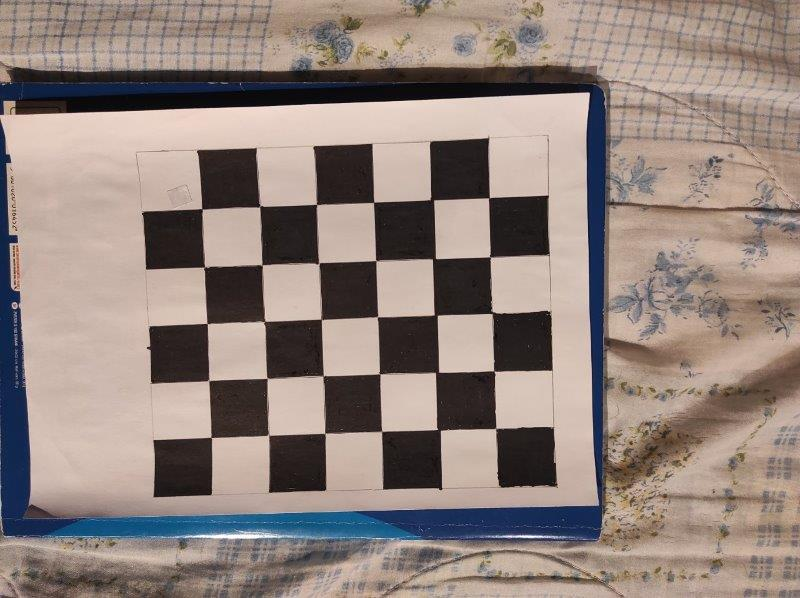
#> input picture Images/image_perso_damier/img1.jpg, 800 x 598 px; its folder holds 5 pictures in this run
$ python 'Modélisation_images_perso.py'
#> lines starting #> are read from the running program, lines starting #| are printed output that depends on the picture; after the words box and inside, x2 and y2 are one past the last pixel; in counts of white or black regions, pixels touching at a corner belong together
# -*- coding: utf-8 -*-
"""
Created on 2 Dec 2020

@author: chatoux
"""

import numpy as np
import cv2 as cv
from matplotlib import pyplot as plt
from scipy import ndimage
import glob


def CameraCalibration():
    '''
    criteria correspond au critère de fin d'itérations: les itérations de l'algorithme s'arrêtent.
    cv.TERM_CRITERIA_EPS: arrête l'algorithme si la précision (EPSilon) est atteinte.
    cv.TERM_CRITERIA_MAX_ITER : arrête les itérations lorsqu'elles sont faites cv.TERM_CRITERIA_MAX_ITER fois.
    cv.TERM_CRITERIA_EPS + cv.TERM_CRITERIA_MAX_ITER : arrête les itérations si au moins une des deux conditions est atteinte.
    MAX_ITER = 30
    EPS = 0.001
    '''
    criteria = (cv.TERM_CRITERIA_EPS + cv.TERM_CRITERIA_MAX_ITER, 30, 0.001)
    # prepare object points, like (0,0,0), (1,0,0), (2,0,0) ....,(6,5,0)
    ############ to adapt ##########################FAIT
    #objp = np.zeros((6*7, 3), np.float32)
    objp = np.zeros((5*6, 3), np.float32)
    objp[:, :2] = np.mgrid[0:6, 0:5].T.reshape(-1, 2)
    # On donne la taille d'un carré du damier en mm
    objp[:, :2] *= 30
    #################################################
    #tableaux où seront sotckés les points 3d (de notre objet) et 2d (image) à partir de toutes les images
    objpoints = []  # les points 3d dans le monde réel
    imgpoints = []  # les points 2d de l'image
    ############ to adapt ########################## FAIT
    #images = glob.glob('Images/chess/*.jpg')
    images = glob.glob('Images/image_perso_damier/*.jpg')
    #################################################
    for fname in images:
        #img = cv.imread(fname)
        img = cv.pyrDown(cv.imread(fname))
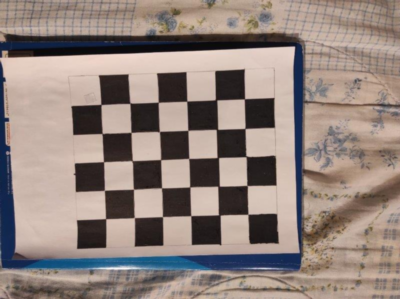
#> img: shape (299, 400, 3); mean B, G, R 124.4, 130.8, 145.2
        gray = cv.cvtColor(img, cv.COLOR_BGR2GRAY)
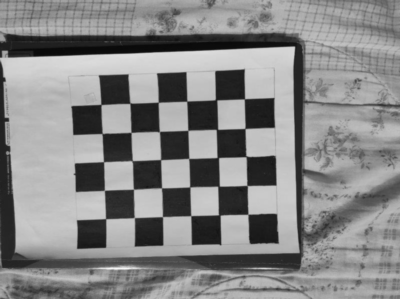
#> gray: shape (299, 400); min 9, max 246, mean 134.4
        # Trouver les coins du damier
        ############ to adapt ########################## FAIT
        ret, corners = cv.findChessboardCorners(gray, (6, 5), None)
#> ret = True; corners = 30 rows, first 8: [247.9, 214.3], [219.5, 215.2], [190.8, 215.6], [162.4, 216.6], [134.3, 217.5], [105.6, 218.6], [247.1, 185.5], [218.5, 186.2]
        #################################################
        print(ret)
#| True
        # Si un coin est trouvé, on ajoute "object points" et "image points"
        if ret == True:
            objpoints.append(objp)
            corners2 = cv.cornerSubPix(gray, corners, (11, 11), (-1, -1), criteria)
#> corners2 = 30 rows, first 8: [247.9, 214.3], [219.3, 215], [190.8, 215.6], [162.5, 216.6], [134.3, 217.7], [105.6, 218.7], [247.2, 185.5], [218.5, 186.2]
            imgpoints.append(corners)
            # Tracer et afficher les coins
            ############ to adapt ########################## FAIT
            cv.drawChessboardCorners(img, (6, 5), corners2, ret)
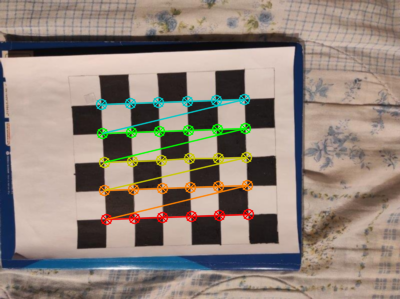
#> img: shape (299, 400, 3); 5.19% of pixels changed, all inside (x1, y1, x2, y2) = (95, 93, 255, 226)
            #################################################
            cv.namedWindow('img', 0)
            cv.imshow('img', img)
            cv.waitKey(1000)
#> pass 2 of the loop in CameraCalibration, `for fname in images:`:
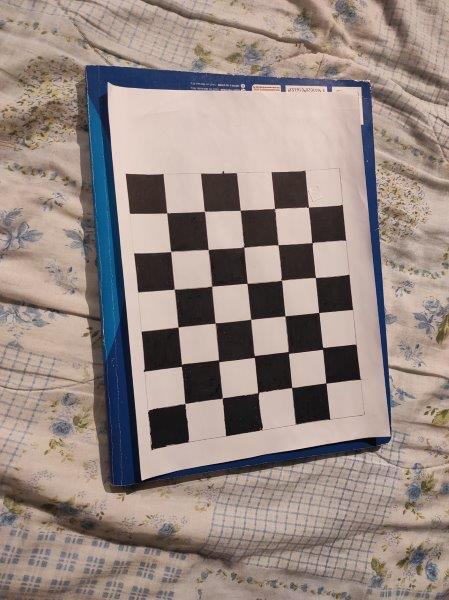
#> input picture Images/image_perso_damier/img10.jpg, 449 x 600 px
#> in CameraCalibration, `gray = cv.cvtColor(img, cv.COLOR_BGR2GRAY)`:
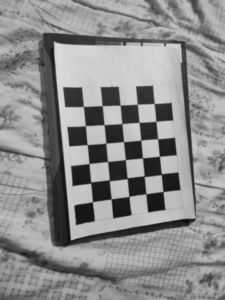
#> gray: shape (300, 225); min 8, max 217, mean 140.5
#> corners = 30 rows, first 8: [92.37, 201.6], [90.8, 182.4], [88.98, 163.5], [87.08, 144.7], [85.18, 125.6], [83.39, 106.5], [111, 199], [109.1, 180.1]
#| True
#> corners2 = 30 rows, first 8: [92.38, 201.7], [90.72, 182.6], [88.97, 163.5], [87.18, 144.6], [85.33, 125.7], [83.41, 106.5], [111.2, 198.9], [109.3, 180.4]
#> in CameraCalibration, `cv.drawChessboardCorners(img, (6, 5), corners2, ret)`:
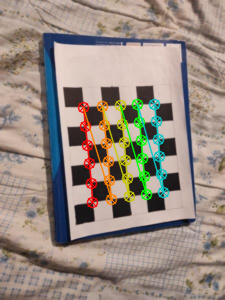
#> img: shape (300, 225, 3); mean B, G, R 128.4, 138.8, 151.6
#> pass 3 of the loop in CameraCalibration, `for fname in images:`:
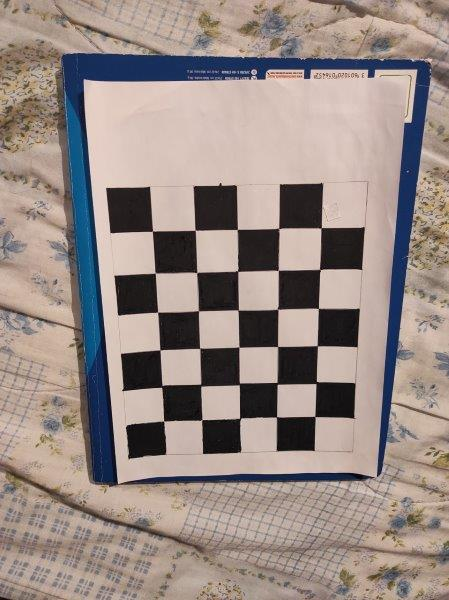
#> input picture Images/image_perso_damier/img11.jpg, 449 x 600 px
#> in CameraCalibration, `gray = cv.cvtColor(img, cv.COLOR_BGR2GRAY)`:
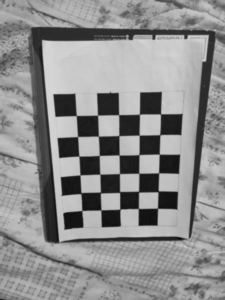
#> gray: shape (300, 225); min 11, max 214, mean 141.6
#> corners = 30 rows, first 8: [81.85, 210.5], [80.81, 193.2], [79.95, 175], [78.78, 156.2], [77.55, 136.5], [76.31, 115.6], [100.8, 210], [100.4, 192.6]
#| True
#> corners2 = 30 rows, first 8: [81.77, 210.5], [80.91, 193], [79.92, 174.8], [78.82, 156.1], [77.56, 136.5], [76.25, 115.6], [100.9, 209.9], [100.4, 192.6]
#> in CameraCalibration, `cv.drawChessboardCorners(img, (6, 5), corners2, ret)`:
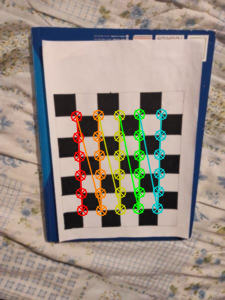
#> img: shape (300, 225, 3); mean B, G, R 130.3, 140.5, 152.3
#> the loop made 5 passes; the first 3 are shown
    cv.destroyAllWindows()

    # On réalise la calibration de la caméra à partir des "object points" et "image points"
    ret, mtx, dist, rvecs, tvecs = cv.calibrateCamera(objpoints, imgpoints, gray.shape[::-1], None, None)
    print('camraMatrix\n',mtx)
    print('dist\n',dist)

    ############ to adapt ##########################FAIT
    img = cv.pyrDown(cv.imread('Images/image_perso_damier/img1.jpg'))
    #################################################
    h, w = img.shape[:2]
#> h = 299; w = 400
    newcameramtx, roi = cv.getOptimalNewCameraMatrix(mtx, dist, (w, h), 1, (w, h))
    print('newcameramtx\n',newcameramtx)

    # Corriger les distorstions
    mapx, mapy = cv.initUndistortRectifyMap(mtx, dist, None, newcameramtx, (w, h), 5)
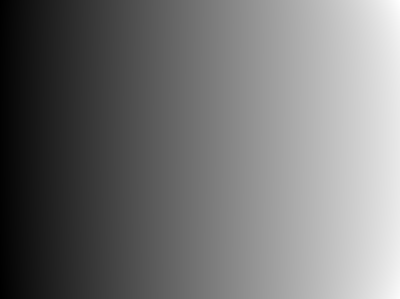
#> mapx: shape (299, 400) float32; min -3.77, max 334.5, mean 152.2; drawn with min black and max white
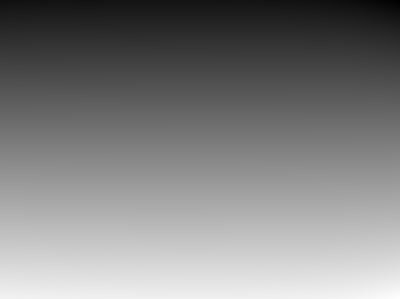
#> mapy: shape (299, 400) float32; min -26.35, max 318.1, mean 148.1; drawn with min black and max white
    dst = cv.remap(img, mapx, mapy, cv.INTER_LINEAR)
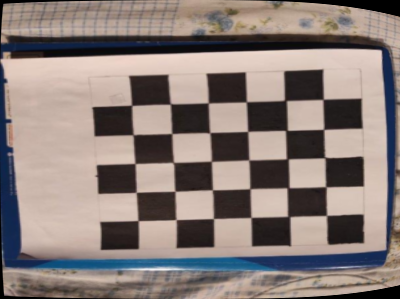
#> dst: shape (299, 400, 3); mean B, G, R 120.4, 124.8, 137.1
    # Recadrer l'image
    x, y, w, h = roi
    dst = dst[y:y + h, x:x + w]
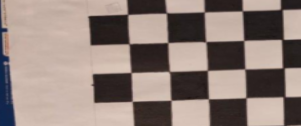
#> dst: shape (126, 301, 3); mean B, G, R 121.6, 128.2, 143.9
    cv.namedWindow('img', 0)
    cv.imshow('img', dst)
    cv.waitKey(1000)
    ############ to adapt ##########################FAIT
    cv.imwrite('Images/image_perso_damier/calibresultM.png', dst)
    #################################################

    mean_error = 0
    for i in range(len(objpoints)):
        imgpoints2, _ = cv.projectPoints(objpoints[i], rvecs[i], tvecs[i], mtx, dist)
        error = cv.norm(imgpoints[i], imgpoints2, cv.NORM_L2) / len(imgpoints2)
        mean_error += error
    print("total error: {}".format(mean_error / len(objpoints)))

    return newcameramtx

# [150 lines left out: functions DepthMapfromStereoImages, drawlines, StereoCalibrate, EpipolarGeometry, not called in this run]

if __name__ == "__main__":
    cameraMatrix = CameraCalibration()

    cameraMatrix = np.array([[1, 0, 0],
                          [0, 1, 0],
                          [0, 0, 1]])
    dist = [[0, 0, 0, 0, 0]]
'''
    pts1, pts2, F, maskF, FT, maskE = StereoCalibrate(cameraMatrix)

    EpipolarGeometry(pts1, pts2, F, maskF, FT, maskE)

    DepthMapfromStereoImages()
'''
